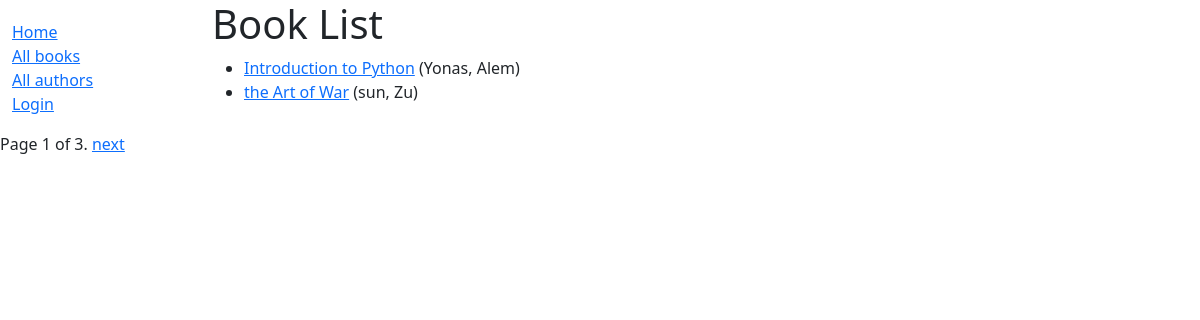
The page /books/ on the database its author committed.
### catalog/models.py (models this page shows, shortened)
class Book(models.Model):
    title = models.CharField(max_length=200)
    author = models.ForeignKey("Author", on_delete=models.RESTRICT, null=True)
    summary = models.TextField(
        max_length=1000, help_text="Enter a brief description of the book"
    )
    isbn = models.CharField(
        "ISBN",
        max_length=13,
        unique=True,
        help_text='13 Character <a href="https://www.isbn-international.org/content/what-isbn'
        '">ISBN number</a>',
    )
    genre = models.ManyToManyField(Genre, help_text="Select a genre for this book")
    language = models.ForeignKey("Language", on_delete=models.SET_NULL, null=True)
    def get_absolute_url(self):
        return reverse("book-detail", args=[str(self.id)])
    def display_genre(self):
        """Create a string for the Genre. This is required to display genre in Admin."""
        return ", ".join(genre.name for genre in self.genre.all()[:3])
    display_genre.short_description = "Genre"

class Author(models.Model):
    first_name = models.CharField(max_length=100)
    last_name = models.CharField(max_length=100)
    date_of_birth = models.DateField(null=True, blank=True)
    date_of_death = models.DateField("Died", null=True, blank=True)
    class Meta:
        ordering = ["last_name", "first_name"]
    def __str__(self) -> str:
        return f"{self.first_name}, {self.last_name}"

### catalog/views.py (the view)
# urls.py: path("books/", views.BookListView.as_view(), name="books"),
class BookListView(generic.ListView):
    model = Book
    paginate_by = 2
    def get_queryset(self) -> QuerySet[Any]:
        return Book.objects.all()
    def get_context_data(self, **kwargs: Any) -> dict[str, Any]:
        context = super(BookListView, self).get_context_data(**kwargs)
        context["some_data"] = "Default Data"
        return context
    object_name = "book_list"
    queryset = Book.objects.filter(title__icontains="war")[:5]
    template_name = "books/book_list.html"

### catalog/templates/catalog/book_list.html
{% extends "base_generic.html" %}
{% block content %}
<h1>Book List</h1>
{% if book_list %}
<ul>
    {% for book in book_list %}
    <li>
        <a href="{{ book.get_absolute_url }}">{{ book.title }}</a>
        ({{book.author}})
    </li>
    {% endfor %}
</ul>
{% else %}
<p>There are no books in the library.</p>
{% endif %}
{% endblock %}

### rows shown on the page
Book: title "Introduction to Python", author "Yonas, Alem"
Book: title "the Art of War", author "sun, Zu"

### other values the page prints
{{ page_obj.number }} "1"
{{ page_obj.paginator.num_pages }} "3"
